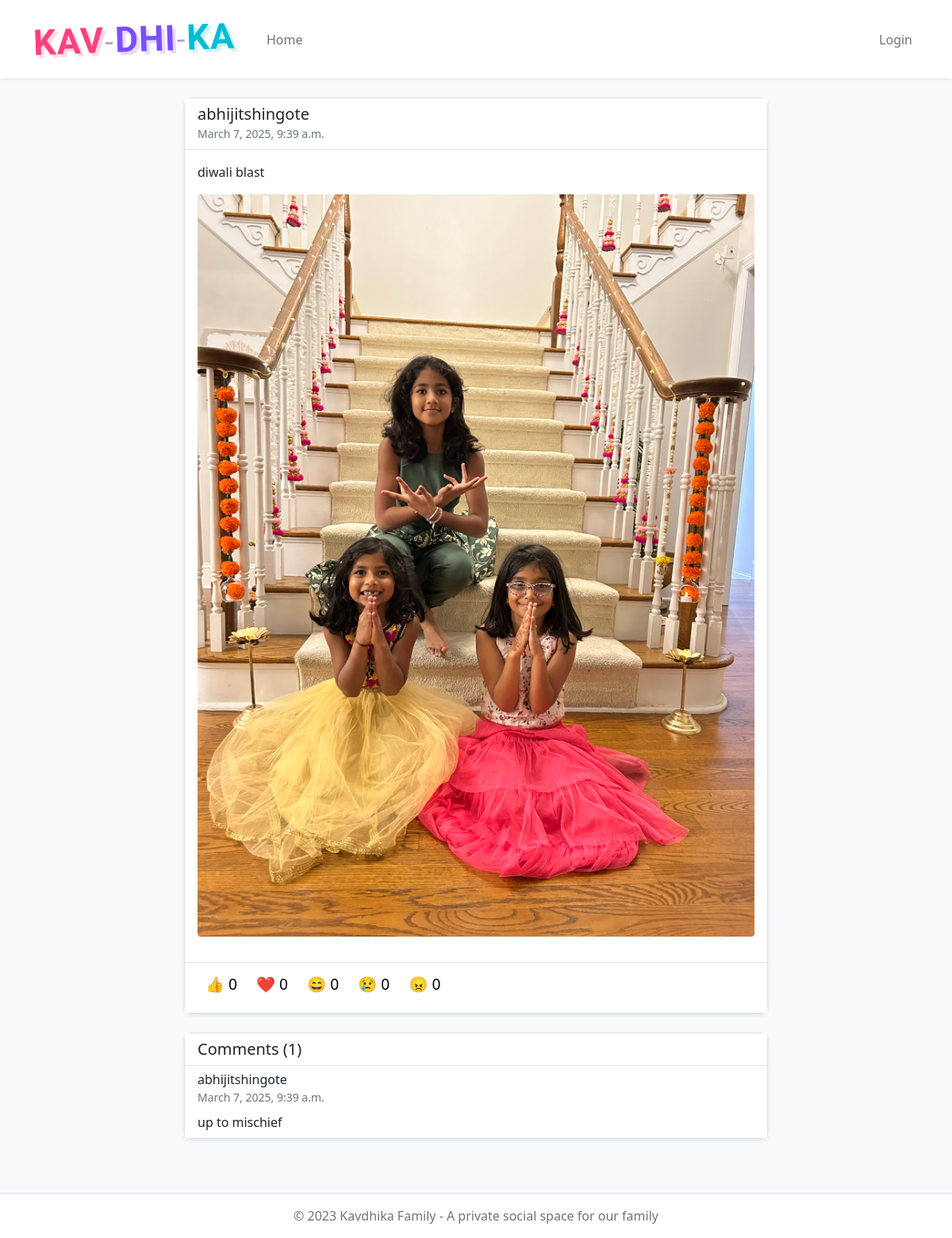
The app's page /post/4/ with its own data.
### kavdhika_app/models.py (models this page shows, shortened)
class Post(models.Model):
    author = models.ForeignKey(User, on_delete=models.CASCADE, related_name='posts')
    content = HTMLField()
    image = models.ImageField(upload_to='post_images/', blank=True, null=True)
    created_at = models.DateTimeField(auto_now_add=True)
    updated_at = models.DateTimeField(auto_now=True)
    class Meta:
        ordering = ['-created_at']

class Comment(models.Model):
    post = models.ForeignKey(Post, on_delete=models.CASCADE, related_name='comments')
    author = models.ForeignKey(User, on_delete=models.CASCADE, related_name='comments')
    content = models.TextField()
    created_at = models.DateTimeField(auto_now_add=True)
    updated_at = models.DateTimeField(auto_now=True)
    class Meta:
        ordering = ['created_at']

### kavdhika_app/views.py (the view)
# urls.py: path('post/<int:post_id>/', views.post_detail, name='post_detail'),
def post_detail(request, post_id):
    post = get_object_or_404(Post, id=post_id)
    comments = post.comments.all()
    if request.method == 'POST':
        comment_form = CommentForm(request.POST)
        if comment_form.is_valid() and request.user.is_authenticated:
            new_comment = comment_form.save(commit=False)
            new_comment.post = post
            new_comment.author = request.user
            new_comment.save()
            messages.success(request, 'Your comment has been added!')
            return redirect('kavdhika_app:post_detail', post_id=post.id)
    else:
        comment_form = CommentForm()
    reactions = post.reactions.all()
    reaction_counts = {}
    for reaction_type, emoji in Reaction.REACTION_CHOICES:
        reaction_counts[reaction_type] = reactions.filter(reaction_type=reaction_type).count()
    user_reaction = None
    if request.user.is_authenticated:
        user_reactions = reactions.filter(user=request.user)
        if user_reactions.exists():
            user_reaction = user_reactions.first().reaction_type
    context = {
        'post': post,
        'comments': comments,
        'comment_form': comment_form,
        'reaction_counts': reaction_counts,
        'user_reaction': user_reaction,
        'title': f'Post by {post.author.username}',
        'reaction_choices': Reaction.REACTION_CHOICES
    }
    return render(request, 'kavdhika_app/post_detail.html', context)

### kavdhika_app/templatetags/custom_filters.py (called while the page is built)
@register.filter(name='get_item')
def get_item(dictionary, key):
    return dictionary.get(key, 0)  # Returns 0 if key doesn't exist

### kavdhika_app/templates/kavdhika_app/post_detail.html (shortened to what this page needs)
{% extends 'kavdhika_app/base.html' %}
{% load custom_filters %}
{% block content %}
<div class="row">
    <div class="col-md-8 mx-auto">
        <div class="card mb-4">
            <div class="card-header bg-white d-flex align-items-center">
                <div>
                    <h5 class="mb-0">{{ post.author.get_full_name|default:post.author.username }}</h5>
                    <small class="text-muted">{{ post.created_at|date:"F j, Y, g:i a" }}</small>
                </div>
            </div>
            <div class="card-body">
                <p class="card-text">{{ post.content|safe }}</p>
                {% if post.image %}
                <img src="{{ post.image.url }}" alt="Post image" class="img-fluid rounded mb-3">
                {% endif %}
            </div>
            <div class="card-footer bg-white">
                <div class="d-flex justify-content-between align-items-center mb-2">
                    <div>
                        {% for reaction_type, emoji in reaction_choices %}
                        <button class="reaction-btn {% if user_reaction == reaction_type %}active{% endif %}"
                                data-post-id="{{ post.id }}"
                                data-reaction-type="{{ reaction_type }}">
                            {{ emoji }} <span class="reaction-count">{{ reaction_counts|get_item:reaction_type }}</span>
                        </button>
                        {% endfor %}
                    </div>
                </div>
            </div>
        </div>
        <div class="card">
            <div class="card-header bg-white">
                <h5 class="mb-0">Comments ({{ comments.count }})</h5>
            </div>
            <ul class="list-group list-group-flush">
                {% if comments %}
                    {% for comment in comments %}
                    <li class="list-group-item">
                        <div class="d-flex justify-content-between">
                            <div>
                                <h6 class="mb-0">{{ comment.author.get_full_name|default:comment.author.username }}</h6>
                                <small class="text-muted">{{ comment.created_at|date:"F j, Y, g:i a" }}</small>
                            </div>
                        </div>
                        <p class="mt-2 mb-0">{{ comment.content }}</p>
                    </li>
                    {% endfor %}
                {% else %}
                    <li class="list-group-item text-center py-4">
                        <p class="mb-0 text-muted">No comments yet. Be the first to comment!</p>
                    </li>
                {% endif %}
            </ul>
        </div>
    </div>
</div>
{% endblock %}

### kavdhika_app/templates/kavdhika_app/base.html (style rules this page uses)
body { background-color: #f8f9fa; font-family: 'Segoe UI', Tahoma, Geneva, Verdana, sans-serif; }
.card { margin-bottom: 20px; border-radius: 10px; box-shadow: 0 2px 5px rgba(0,0,0,0.1); }
.reaction-btn { background: none; border: none; cursor: pointer; font-size: 1.2rem; padding: 5px 10px; border-radius: 20px; transition: background-color 0.2s; }

### records on screen
Post: author.get_full_name "abhijitshingote", created_at "March 7, 2025, 9:39 a.m.", content "diwali blast", image (picture), count "1"
Comment: author.get_full_name "abhijitshingote", created_at "March 7, 2025, 9:39 a.m.", content "up to mischief"

### other values on screen
{{ emoji }} "👍" "❤️" "😄" "😢" "😠"
{{ reaction_counts|get_item:reaction_type }} "0" "0" "0" "0" "0"
